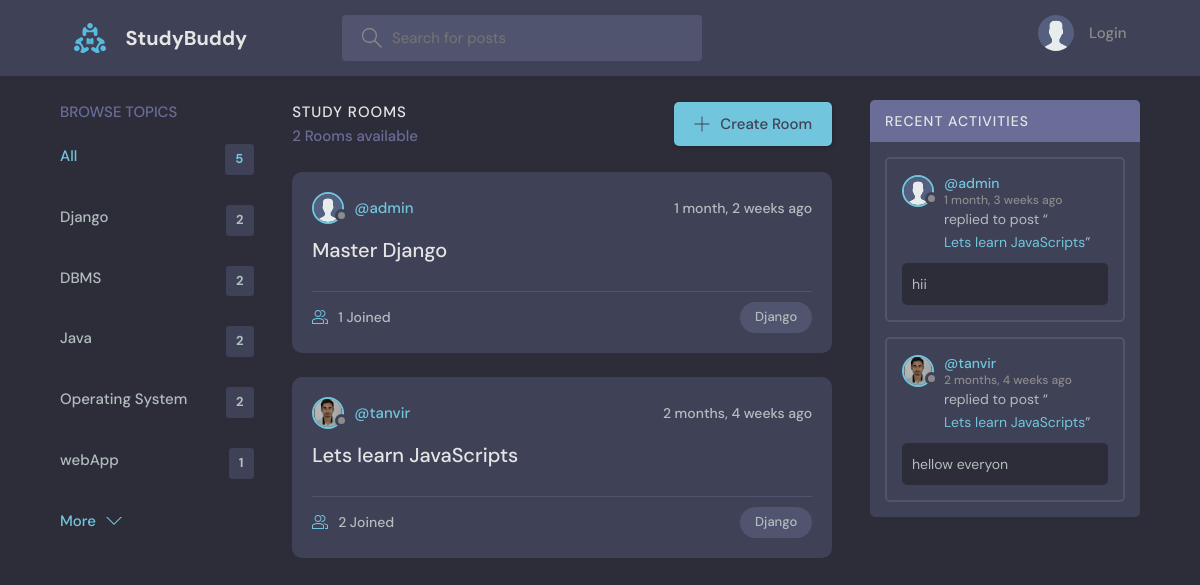
The app's page /?q=Django, older data.
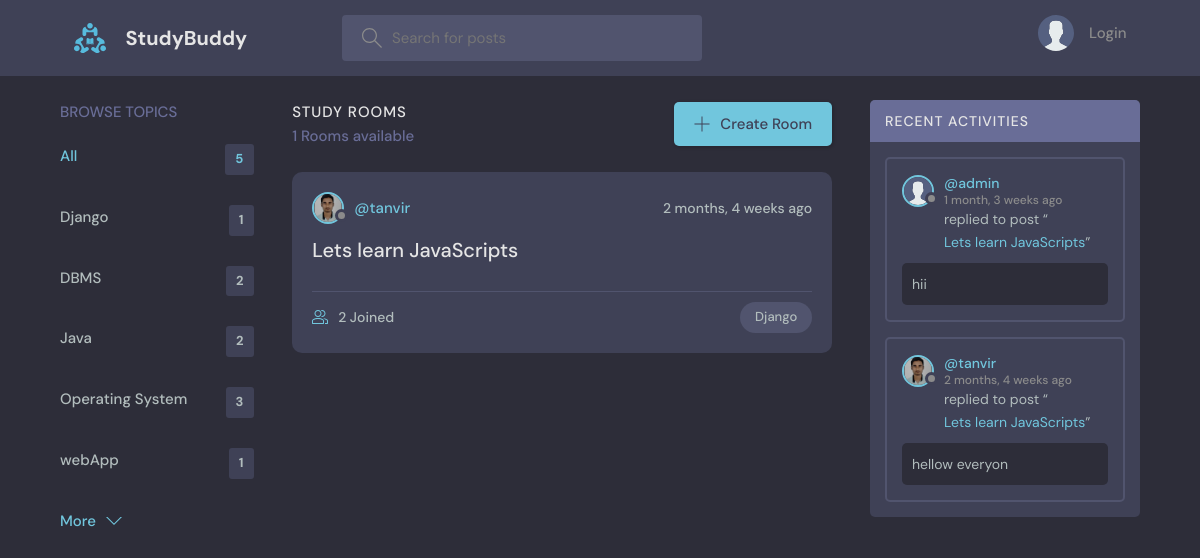
The same page, newer data.
### base/models.py (models this page shows, shortened)
class Topic(models.Model):
    name = models.CharField(max_length=200)

class Room(models.Model):
    host = models.ForeignKey(User, on_delete=models.SET_NULL, null=True)
    topic = models.ForeignKey(Topic, on_delete=models.SET_NULL, null=True)
    name = models.CharField(max_length=200)
    description = models.TextField(null=True, blank=True)
    participants = models.ManyToManyField(
        User, related_name='participants', blank=True)
    updated = models.DateTimeField(auto_now=True)
    created = models.DateTimeField(auto_now_add=True)
    private=models.BooleanField(default=False)
    class Meta:
        ordering = ['-updated', '-created']
    def __str__(self):
        return self.name

class User(AbstractUser):
    name = models.CharField(max_length=200, null=True)
    email = models.EmailField(unique=True, null=True)
    bio = models.TextField(null=True)
    avatar = models.ImageField(null=True, default="avatar.svg")
    USERNAME_FIELD = 'email'
    REQUIRED_FIELDS = ['username']  # Add 'username' to REQUIRED_FIELDS

class Message(models.Model):
    user = models.ForeignKey(User, on_delete=models.CASCADE)
    room = models.ForeignKey(Room, on_delete=models.CASCADE)
    body = models.TextField()
    updated = models.DateTimeField(auto_now=True)
    created = models.DateTimeField(auto_now_add=True)
    class Meta:
        ordering = ['updated', 'created']

### base/views.py (the view)
# urls.py: path('', views.home, name="home"),
def home(request):
    q = request.GET.get('q') if request.GET.get('q') != None else ''
    rooms = Room.objects.filter(
        Q(topic__name__icontains=q) |
        Q(name__icontains=q) |
        Q(description__icontains=q)
    )
    topics = Topic.objects.all()[0:5]
    room_count = rooms.count()
    room_messages = Message.objects.filter(
        Q(room__topic__name__icontains=q)).order_by('-created')[0:5]
    context = {'rooms': rooms, 'topics': topics,
               'room_count': room_count, 'room_messages': room_messages}
    return render(request, 'base/home.html', context)

### base/templates/base/home.html (shortened to what this page needs)
{% extends 'main.html' %}
{% block content %}
<main class="layout layout--3">
  <div class="container">
    {% include 'base/topics_component.html' %}
    <div class="roomList">
      <div class="roomList__header">
        <div>
          <h2>Study Rooms</h2>
          <p>{{room_count}} Rooms available</p>
        </div>
        <a class="btn btn--main" href="{% url 'create-room' %}">
          <svg version="1.1" xmlns="http://www.w3.org/2000/svg" width="32" height="32" viewBox="0 0 32 32">
            <title>add</title>
            <path
              d="M16.943 0.943h-1.885v14.115h-14.115v1.885h14.115v14.115h1.885v-14.115h14.115v-1.885h-14.115v-14.115z">
            </path>
          </svg>
          Create Room
        </a>
      </div>
      {% include 'base/feed_component.html' %}
    </div>
    {% include 'base/activity_component.html' %}
  </div>
</main>
{% endblock %}

### base/templates/base/topics_component.html
<div class="topics">
    <div class="topics__header">
        <h2>Browse Topics</h2>
    </div>
    <ul class="topics__list">
        <li>
            <a href="{% url 'home' %}" class="active">All <span>{{topics.count}}</span></a>
        </li>
        {% for topic in topics %}
        <li>
            <a href="{% url 'home' %}?q={{topic.name}}">{{topic.name}}<span>{{topic.room_set.all.count}}</span></a>
        </li>
        {% endfor %}
    </ul>
    <a class="btn btn--link" href="{% url 'topics' %}">
        More
        <svg version="1.1" xmlns="http://www.w3.org/2000/svg" width="32" height="32" viewBox="0 0 32 32">
            <title>chevron-down</title>
            <path d="M16 21l-13-13h-3l16 16 16-16h-3l-13 13z"></path>
        </svg>
    </a>
</div>

### base/templates/base/feed_component.html (shortened to what this page needs)
{% for room in rooms %}
<div class="roomListRoom">
    <div class="roomListRoom__header">
        <a href="{% url 'user-profile' room.host.id %}" class="roomListRoom__author">
            <div class="avatar avatar--small">
                <img src="{{room.host.avatar.url}}" />
            </div>
            <span>@{{room.host.username}}</span>
        </a>
        <div class="roomListRoom__actions">
            <span>{{room.created|timesince}} ago</span>
        </div>
    </div>
    <div class="roomListRoom__content">
        <a href="{% url 'room' room.id %}">{{room.name}}</a>
    </div>
    <div class="roomListRoom__meta">
        <a href="{% url 'room' room.id %}" class="roomListRoom__joined">
            {{room.participants.all.count}} Joined
        </a>
        <p class="roomListRoom__topic">{{room.topic.name}}</p>
    </div>
</div>
{% endfor %}

### base/templates/base/activity_component.html (shortened to what this page needs)
<div class="activities">
    <div class="activities__header">
        <h2>Recent Activities</h2>
    </div>
    {% for message in room_messages %}
    <div class="activities__box">
        <div class="activities__boxHeader roomListRoom__header">
            <a href="{% url 'user-profile' message.user.id %}" class="roomListRoom__author">
                <div class="avatar avatar--small">
                    <img src="{{message.user.avatar.url}}" />
                </div>
                <p>
                    @{{message.user.username}}
                    <span>{{message.created|timesince}} ago</span>
                </p>
            </a>
        </div>
        <div class="activities__boxContent">
            <p>replied to post “<a href="{% url 'room' message.room.id %}">{{message.room}}</a>”</p>
            <div class="activities__boxRoomContent">{{message.body}}</div>
        </div>
    </div>
    {% endfor %}
</div>

Row changes from the older to the newer data that the page shows:
removed Room: host.avatar (placeholder picture), host.username "admin", created "1 month, 2 weeks", name "Master Django", participants.all.count "1", topic.name "Django"
computed for Topic "Django": room_set.all.count "2" → "1"
computed for Topic "Operating System": room_set.all.count "2" → "3"
Text that changed along with them:
{{ room_count }}: "2" → "1"
